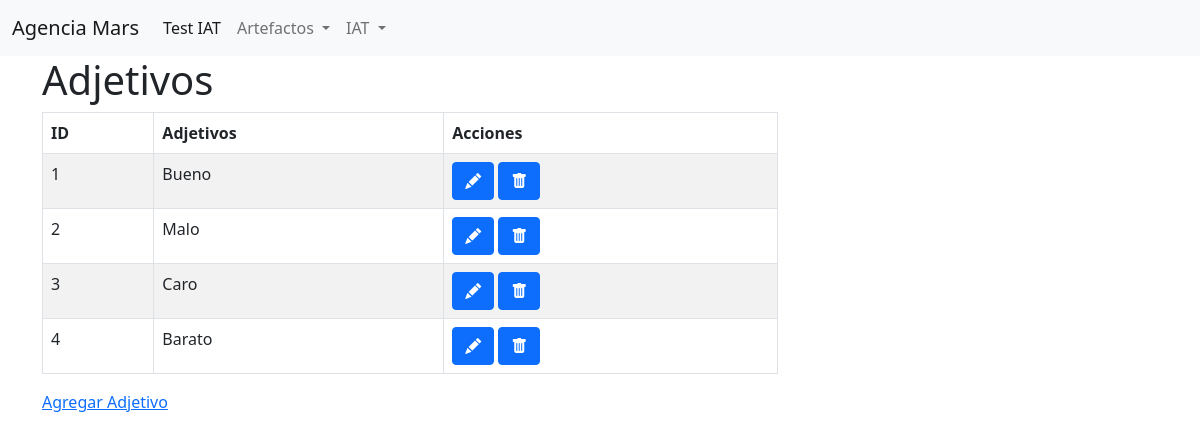
/adjetivo/, run on an earlier commit of the app's database.
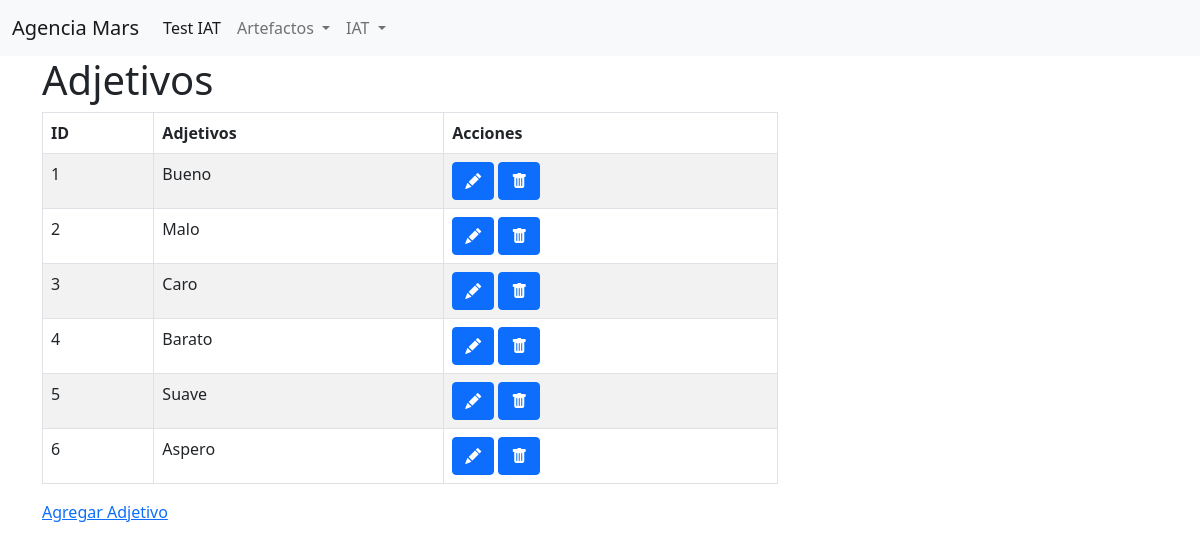
And on a later commit of the database.
### test_iat/models.py (models this page shows)
class Adjetivo(models.Model):
    nombre =  models.CharField(max_length=255,unique=True)
    created_at = models.DateTimeField(auto_now_add=True)
    updated_at = models.DateTimeField(auto_now=True)

### test_iat/views.py (the view)
# urls.py: path('adjetivo/', views.adjetivo),
def adjetivo(request):
    adjetivos= Adjetivo.objects.all()
    context = {
    "adjetivos":adjetivos,
    "accion":'default'
    }
    return render(request, 'adjetivos.html', context)

### test_iat/templates/adjetivos.html (shortened to what this page needs)
{% extends './base.html' %}
{% block content %}
    <div class="container">
        {% ifequal accion "default" %}
        <div class="row">
            <div class="col-8">
                <h1>Adjetivos</h1>
                <div class="table-responsive">
                    <table id="shows" class="table table-striped table-bordered" width="100%" >
                        <thead>
                            <tr>
                                <th>ID</th>
                                <th>Adjetivos</th>
                                <th>Acciones</th>
                            </tr>
                        </thead>
                        <tbody>
                        {% for adj in adjetivos %}
                            <tr>
                                <td> {{adj.id}}</td>
                                <td> {{adj.nombre}}</td>
                                <td><span data-placement="top" data-toggle="tooltip" title="Editar">
                                        <a href="/adjetivo/{{adj.id}}/edit" class="btn btn-primary btn-xs" data-title="view" data-toogle="modal" data-target="#view">
                                            <i class="bi bi-pencil-fill"></i>
                                        </a>
                                    </span>
                                    <span data-placement="top" data-toggle="tooltip" title="Delete">
                                        <a href="#" data-href="/adjetivo/{{adj.id}}/destroy" class="btn btn-primary btn-xs" data-title="view" data-bs-toggle="modal" data-bs-target="#confirm-delete">
                                            <i class="bi bi-trash-fill"></i>
                                        </a>
                                    </span>
                                </td>
                            </tr>
                        {% endfor %}
                        </tbody>
                    </table>
                </div>
            </div>
        </div>
        <div class="row">
            <div class="col-8">
                <a href="/adjetivo/new">Agregar Adjetivo</a>
            </div>
        </div>
        {% endifequal %}
    </div>
{% endblock %}

What changed in the data, as far as the page shows it:
added Adjetivo: id "5", nombre "Suave"
added Adjetivo: id "6", nombre "Aspero"
